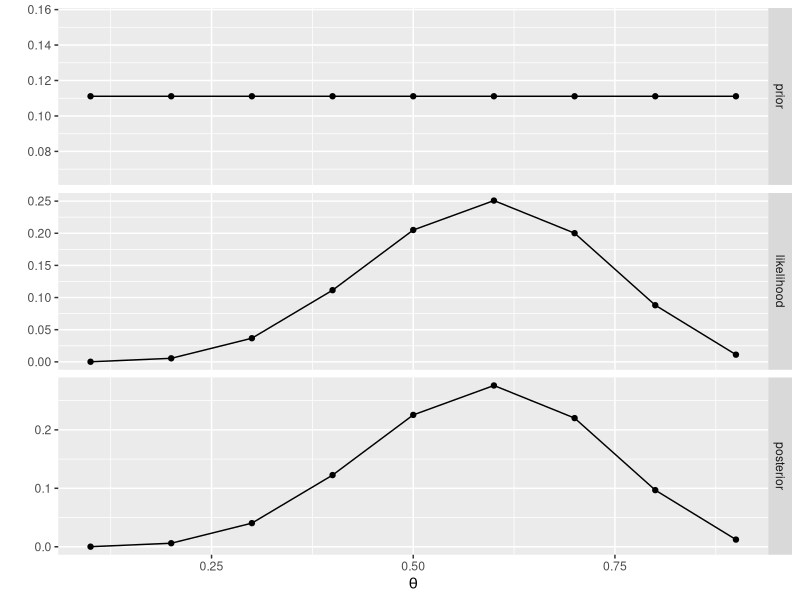
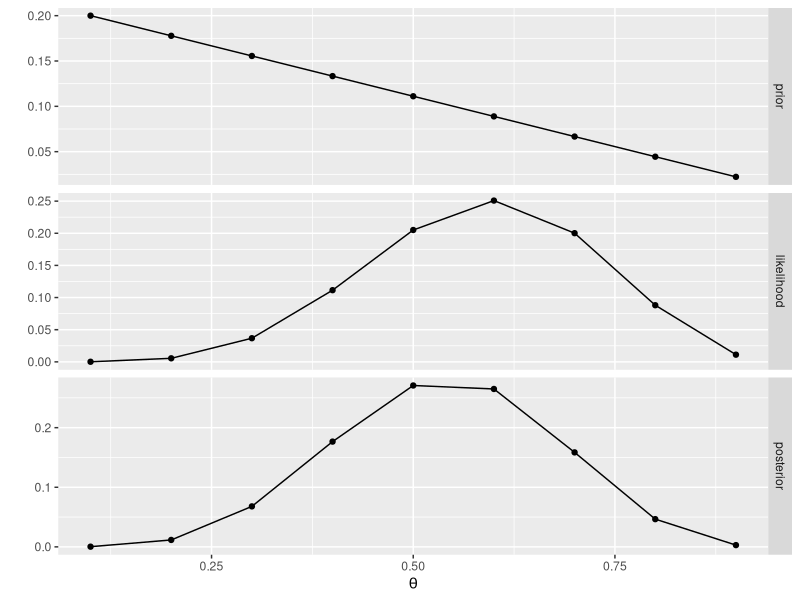
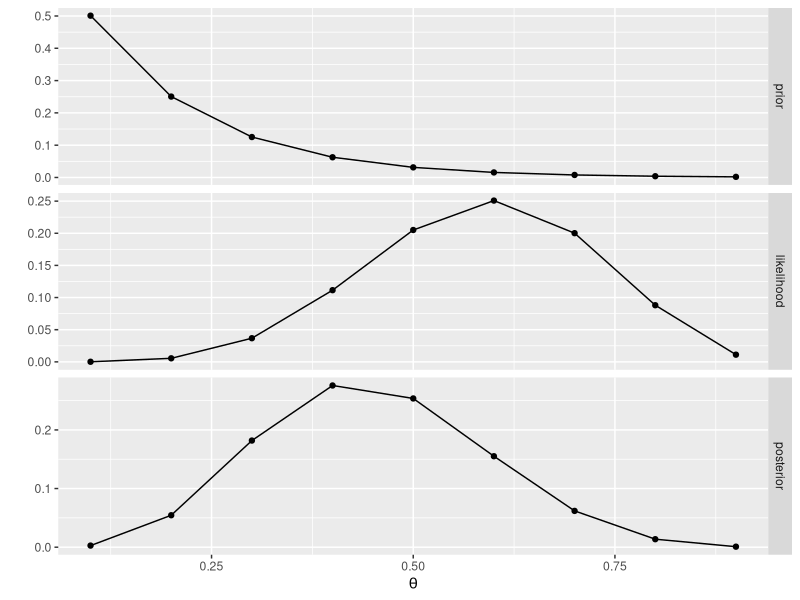
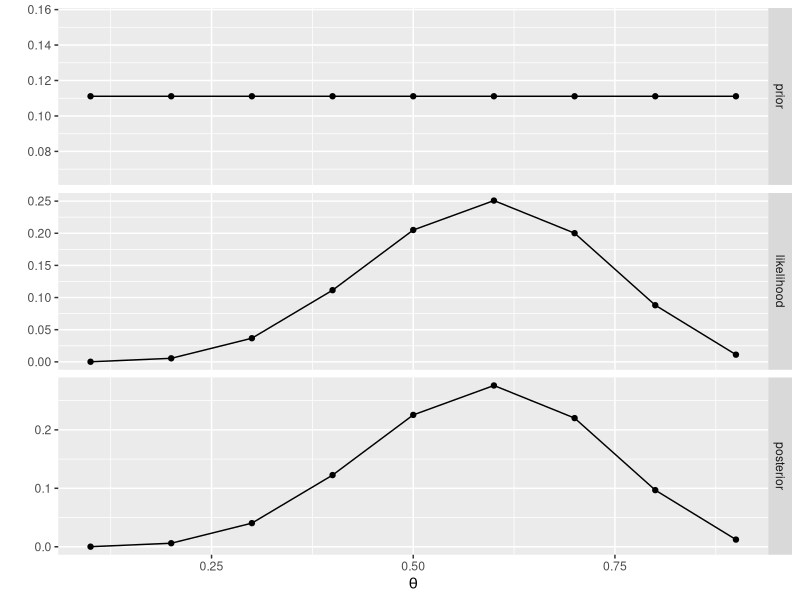
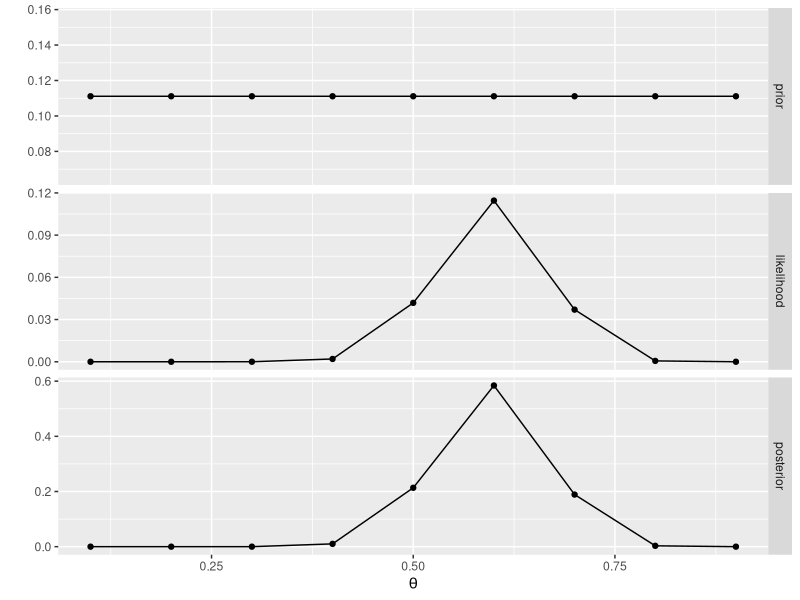
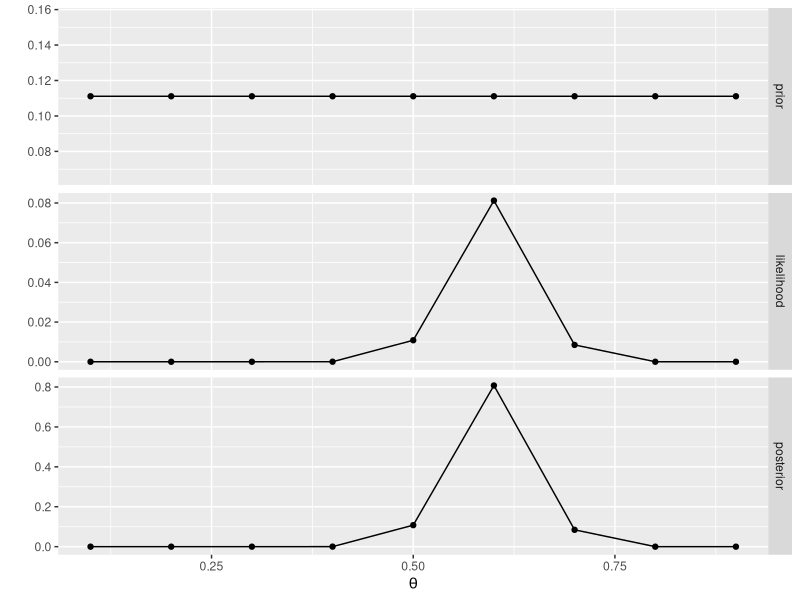
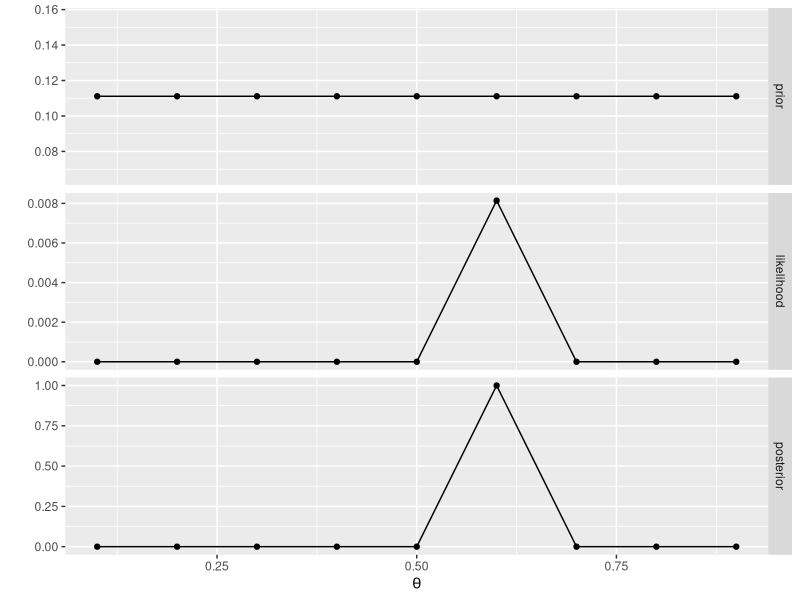
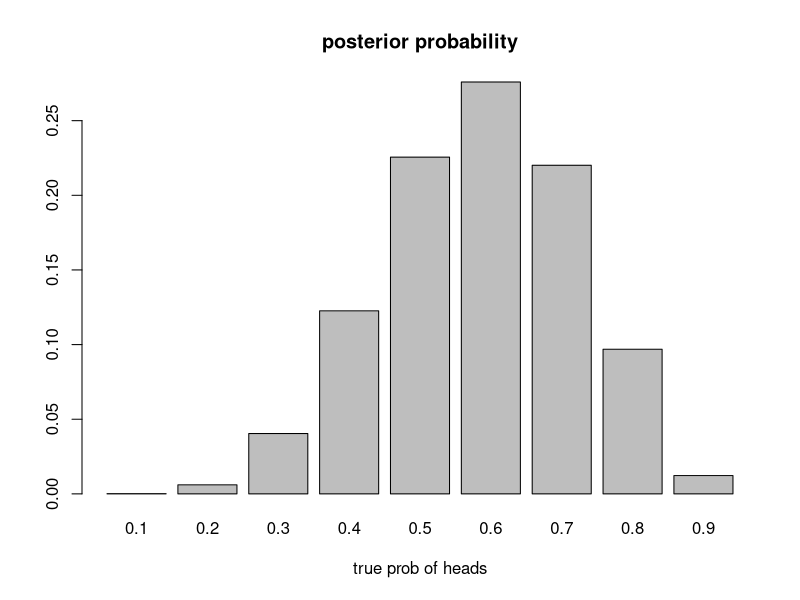

Recreate these plots in R, in order.
## ---- chunk 1
fig.dim <- 4
knitr::opts_chunk$set(fig.width=2*fig.dim,
                      fig.height=fig.dim,
                      fig.cap="",
                      fig.align='center')
set.seed(23)
library(tidyverse)
library(patchwork)
library(matrixStats)
## ---- chunk 2
df <- data.frame(
    theta = (1:9)/10,
    prior = rep(1/9, 9)
) |> mutate(
    likelihood = dbinom(6, size=10, prob=theta),
    posterior = prior*likelihood/sum(prior*likelihood)
)

plot_post <- function (df) {
    df |> pivot_longer(cols=c(prior, likelihood, posterior)) |>
        mutate(name=factor(name, levels=c("prior", "likelihood", "posterior"))) |>
        ggplot(aes(x=theta, y=value)) + geom_point() + geom_line() +
        labs(x=expression(theta), y='') + facet_grid(name ~ ., scales='free_y')
}
plot_post(df)
## ---- chunk 3
df <- df |> mutate(
    prior = (9:1)/45,
    posterior = prior*likelihood/sum(prior*likelihood)
)

plot_post(df)
## ---- chunk 4
df <- df |> mutate(
    prior = 2^(8:0)/511,
    posterior = prior*likelihood/sum(prior*likelihood)
)

plot_post(df)
## ---- chunk 5
df <- df |> mutate(
    prior = rep(1/9, 9),
    likelihood = dbinom(6, size=10, prob=theta),
    posterior = prior*likelihood/sum(prior*likelihood)
)

plot_post(df)
## ---- chunk 6
df <- df |> mutate(
    likelihood = dbinom(30, size=50, prob=theta),
    posterior = prior*likelihood/sum(prior*likelihood)
)

plot_post(df)
## ---- chunk 7
df <- df |> mutate(
    likelihood = dbinom(60, size=100, prob=theta),
    posterior = prior*likelihood/sum(prior*likelihood)
)

plot_post(df)
## ---- chunk 8
df <- df |> mutate(
    likelihood = dbinom(6000, size=10000, prob=theta),
    posterior = prior*likelihood/sum(prior*likelihood)
)

plot_post(df)
## ---- chunk 9
theta <- (1:9)/10
prior <- rep(1/9, 9)
likelihood <- dbinom(6, size=10, prob=theta)
posterior <- prior*likelihood/sum(prior*likelihood)
names(posterior) <- theta
barplot(posterior, xlab='true prob of heads', main='posterior probability')
## ---- chunk 10
shadecurve <- function (pf, xlim, plot=TRUE, xlab='', ylab='', main='', yaxt='n',
                        border="black", col=adjustcolor(border, 0.25), ...) {
    x <- seq(xlim[1], xlim[2], length.out=401)
    mids <- x[-1] - diff(x)/2
    df <- diff(pf(x, ...))
    if (plot) { plot(0, type='n', xlim=range(x), ylim=range(df),
                     main=main, xlab=xlab, ylab=ylab, yaxt=yaxt) }
    polygon(c(mids, x[length(x)], x[1]), c(df, 0, 0), col=col, border=border) 
    return(invisible(list(x=x, y=df)))
}

a <- 20
b <- 40
par(mar=c(3,1,3,0)+.1)
xy <- shadecurve(pbeta, c(0, 1), shape1=a, shape2=b, border="blue", xlab='', ylab='')
title(main="Beta(α, β)")
abline(v=a/(a+b), lty=3, lwd=2)
text(x=a/(a+b)+0.05, y=max(xy$y)*0.8,
     labels=expression(mu == frac(alpha,alpha+beta)), pos=4)
qy <- xy$y[findInterval(qbeta(0.05, a, b), xy$x)]
lines(x=xy$x[diff(xy$y > qy) != 0],
      y=rep(xy$y[diff(xy$y > qy) > 0], 2), lwd=2)
text(x=xy$x[diff(xy$y > qy) < 0],
     y=xy$y[diff(xy$y > qy) > 0],
     labels=expression(sqrt(frac(mu * (1-mu), alpha + beta + 1))), pos=4)
## ---- chunk 11
library(patchwork)
n <- 100
z <- 65
prior_a <- 20
prior_b <- 20
post_a <- prior_a + z
post_b <- prior_b + n - z

df <- data.frame(
    prior = rbeta(1000000, prior_a, prior_b),
    posterior = rbeta(1000000, post_a, post_b)
)
p1 <- df |> ggplot(aes(x=prior)) + geom_histogram(bins=100) +
    lims(x=c(0,1))
p2 <- df |> ggplot(aes(x=posterior)) + geom_histogram(bins=100) +
    lims(x=c(0,1))
p1 / p2
## ---- chunk 12
# (3) P(<0.5)
pbeta(0.5, post_a, post_b)
## ---- chunk 13
# (3) posterior mode
(post_a - 1) / (post_a + post_b - 2)
## ---- chunk 14
# (4) middle 95%
qbeta(c(0.025, 0.975), post_a, post_b)
